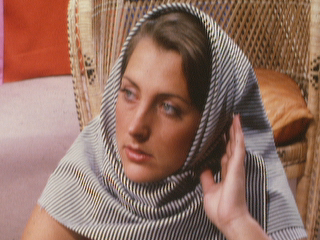
%> input picture data/barbaraFaceRgb.tif, 320 x 240 px
$ octave exBlkDct.m   (GNU Octave 9; MATLAB toolbox functions it lacks are replaced by stand-ins)
%> lines starting %> are read from the running program, lines starting %| are printed output that depends on the picture; in (x1, y1, x2, y2) boxes, pixels count from 0 and x2, y2 are one past the last pixel; in counts of white or black regions, pixels touching at a corner belong together; the program's own positions count from 1
%
% $Id: exBlkDct.m,v 1.2 2006/05/29 12:08:53 sho Exp $
%
% Copyright (C) 2005-2006 Shogo MURAMATSU, All rights reserved
%
pictureRgb = imread('./data/barbaraFaceRgb.tif');
%> pictureRgb is the input picture: size 240x320x3 uint8; mean R, G, B 147.4, 112.4, 99
pictureGray = im2double(rgb2gray(pictureRgb));
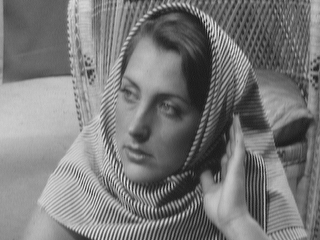
%> pictureGray: size 240x320 double; min 0.0588, max 0.925, mean 0.476
clear pictureRgb;

blkSize = [8 8];
pictureDct = blkproc(pictureGray,blkSize,'dct2(x)');
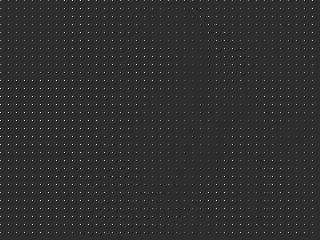
%> pictureDct: size 240x320 double; min -1.38, max 6.44, mean 0.0597; drawn with min black and max white
clear pictureGray;

pictureDct = abs(pictureDct);
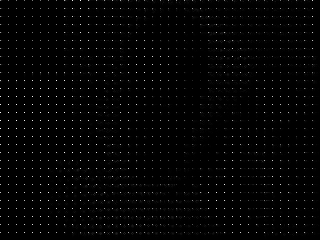
%> pictureDct: size 240x320 double; min 0, max 6.44, mean 0.0953; drawn with min black and max white
pictureDct(1:8:end,1:8:end) = pictureDct(1:8:end,1:8:end)/8;
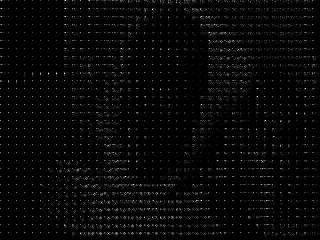
%> pictureDct: size 240x320 double; 1.56% of pixels changed, all inside (x1, y1, x2, y2) = (0, 0, 313, 233); drawn with min black and max white

figure(1);
imshow(pictureDct);
%imwrite(pictureDct,'d:/temp/fig07-DctA.tif');

for iRow = 1:8
    tmp = [];
    for iCol = 1:8
        B = pictureDct(iRow:8:end,iCol:8:end);
        tmp = [ tmp B];
    end;
    if iRow == 1
        pictureSb = tmp;
    else
        pictureSb = [ pictureSb ; tmp ];
    end;
end;
%> this loop made 8 passes
%> pass 3, `pictureSb = [ pictureSb ; tmp ];`:
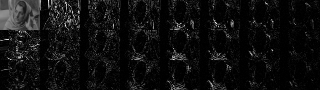
%> pictureSb: size 90x320 double; min 0, max 1.38, mean 0.0889; drawn with min black and max white
%> after the loop:
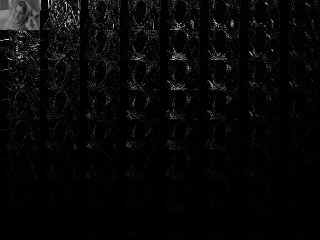
%> pictureSb: size 240x320 double; min 0, max 1.38, mean 0.0433; mean of the top-left, top-right, bottom-left and bottom-right quarters 0.104, 0.0463, 0.0124, 0.0105; drawn with min black and max white

figure(2);
imshow(pictureSb);
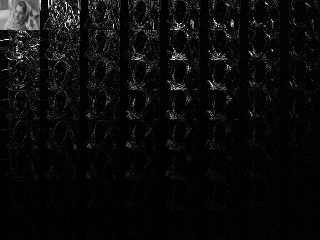
%> displayed picture: size 240x320, on the screen's scale of 0 to 255; min 0, max 255, mean 11; mean of the top-left, top-right, bottom-left and bottom-right quarters 26.5, 11.8, 3.1, 2.7
%imwrite(pictureSb,'d:/temp/fig07-DctB.tif');

$ run again, with data/barbaraRgb.tif copied over data/barbaraFaceRgb.tif
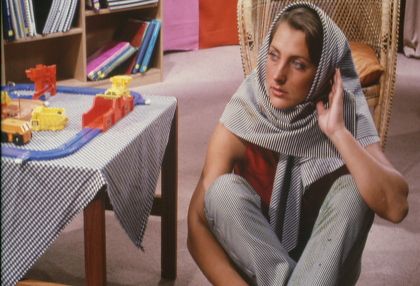
%> input picture data/barbaraRgb.tif, 420 x 286 px, shrunk from 704 x 480 before the run
%> pictureRgb is the input picture: size 286x420x3 uint8; mean R, G, B 132, 106.7, 99.4
%> `pictureDct(1:8:end,1:8:end) = pictureDct(1:8:end,1:8:end)/8;`:
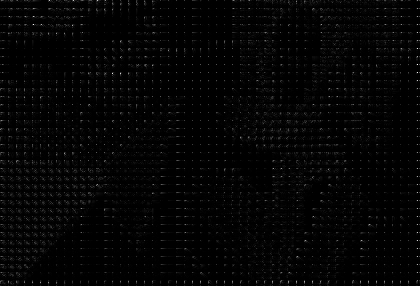
%> pictureDct: size 286x420 double; min 0, max 2.35, mean 0.0445; drawn with min black and max white
%> `imshow(pictureSb);`:
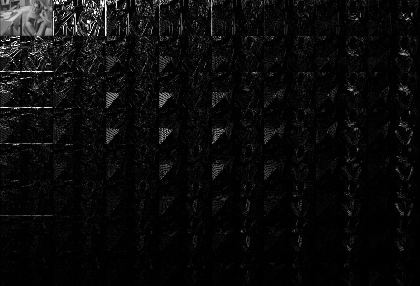
%> displayed picture: size 286x420, on the screen's scale of 0 to 255; min 0, max 255, mean 11.2; mean of the top-left, top-right, bottom-left and bottom-right quarters 28, 8.5, 4.4, 3.9

$ run again, with data/boatsRgb.tif copied over data/barbaraFaceRgb.tif
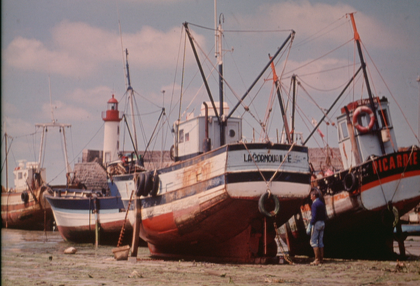
%> input picture data/boatsRgb.tif, 420 x 286 px, shrunk from 704 x 480 before the run
%> pictureRgb is the input picture: size 286x420x3 uint8; mean R, G, B 134.9, 114, 111.8
%> `imshow(pictureSb);`:
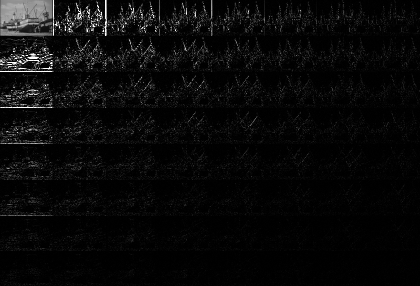
%> displayed picture: size 286x420, on the screen's scale of 0 to 255; min 0, max 255, mean 9.7; mean of the top-left, top-right, bottom-left and bottom-right quarters 26.4, 6.1, 4.4, 1.7
